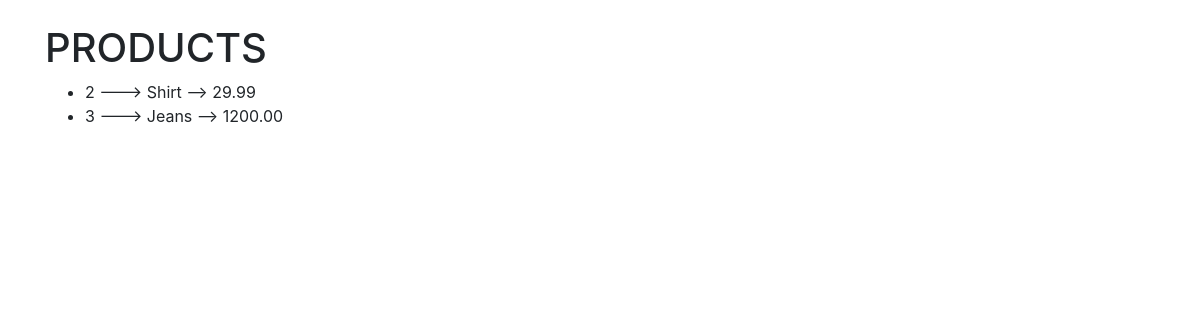
Before: /products/ with the older database file.
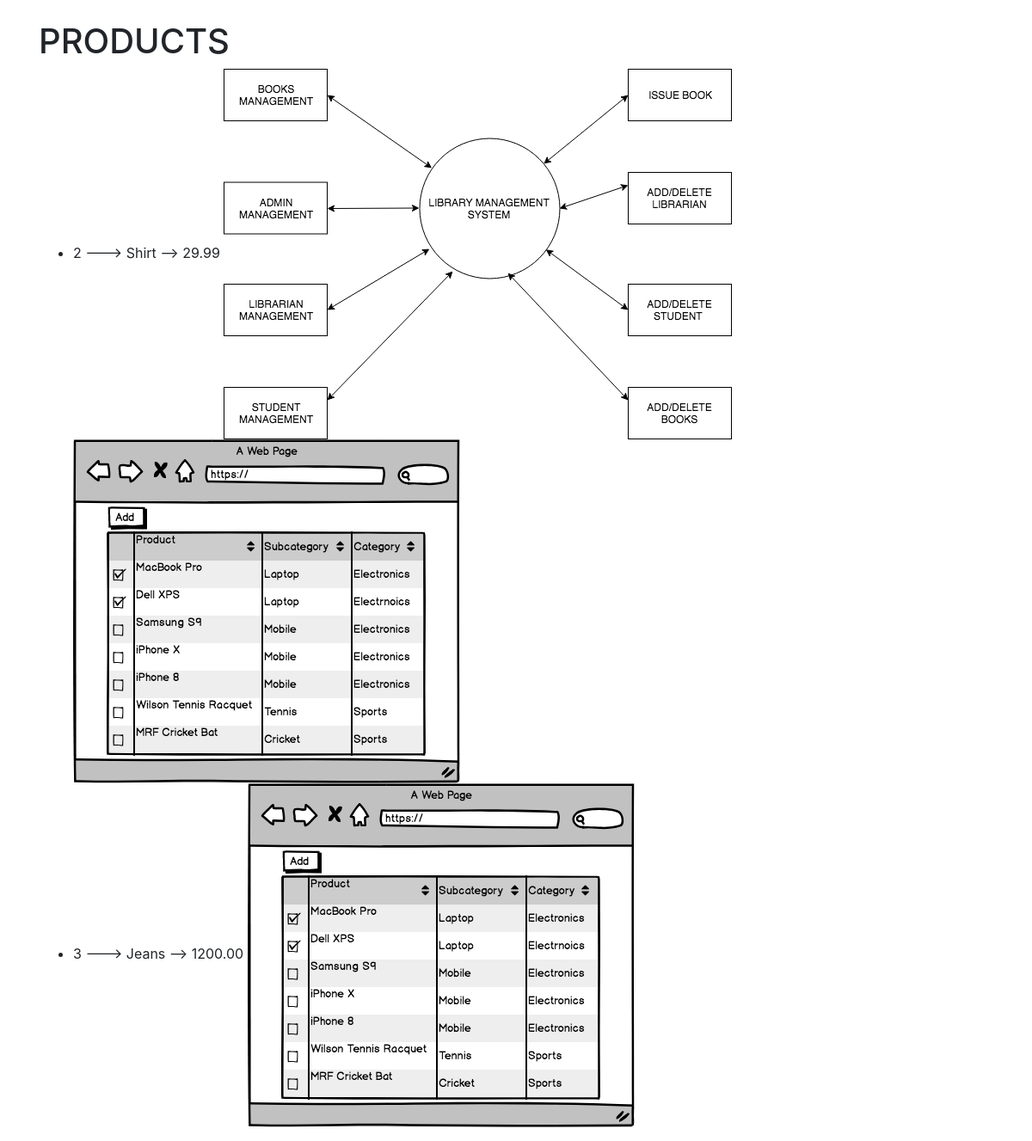
After: the same page with the newer database file.
### products/models.py (models this page shows, shortened)
class Product(models.Model):
    title = models.CharField(max_length=120, null=False,blank=False)
    description = models.TextField(null=True,blank=True)
    price = models.DecimalField(decimal_places=2,max_digits=100,default=29.99)
    sale_price = models.DecimalField(decimal_places=2,max_digits=100,null=True,blank=True)
    slug  = models.SlugField(unique=True)
    timestamp = models.DateTimeField(auto_now_add=True,auto_now=False)
    updated = models.DateTimeField(auto_now_add=False,auto_now=True)
    active = models.BooleanField(default=True)
    def __str__(self):
        return self.title
    class Meta:
        unique_together = ('title','slug')

class ProductImage(models.Model):
    product = models.ForeignKey(Product,on_delete=models.CASCADE)
    image = models.ImageField(upload_to='products/images/')
    featured = models.BooleanField(default=False)
    thumbnail = models.BooleanField(default=False)
    updated = models.DateTimeField(auto_now_add=False,auto_now=True)
    active = models.BooleanField(default=True)

### products/views.py (the view)
# urls.py: url(r'^products/$',product_views.all,name='products'),
def all(request):
    context = {'products':Product.objects.all()}
    template = 'all.html'
    return render(request,template,context)

### products/templates/all.html (shortened to what this page needs)
<!DOCTYPE html>
<html lang="en">
<head>
    <link href="https://stackpath.bootstrapcdn.com/bootstrap/4.2.1/css/bootstrap.min.css" rel="stylesheet">
</head>
<body>
    <div class="container">
        <br>
            <h1>PRODUCTS</h1>
            <ul>
                {% for product in products %}
                <li>{{ product.id }} ---> {{ product }} --> {{ product.price }}
                    {% for image in product.productimage_set.all %}
                    <img src="{{MEDIA_ROOT}}{{image.image.url}}">
                    {% endfor %}
                </li>
                {% endfor %}
            </ul>
    </div>
</body>
</html>

Changed rows visible on the page:
added ProductImage: image (picture), shown under Product "Shirt"
added ProductImage: image (picture), shown under Product "Shirt"
added ProductImage: image (picture), shown under Product "Jeans"
